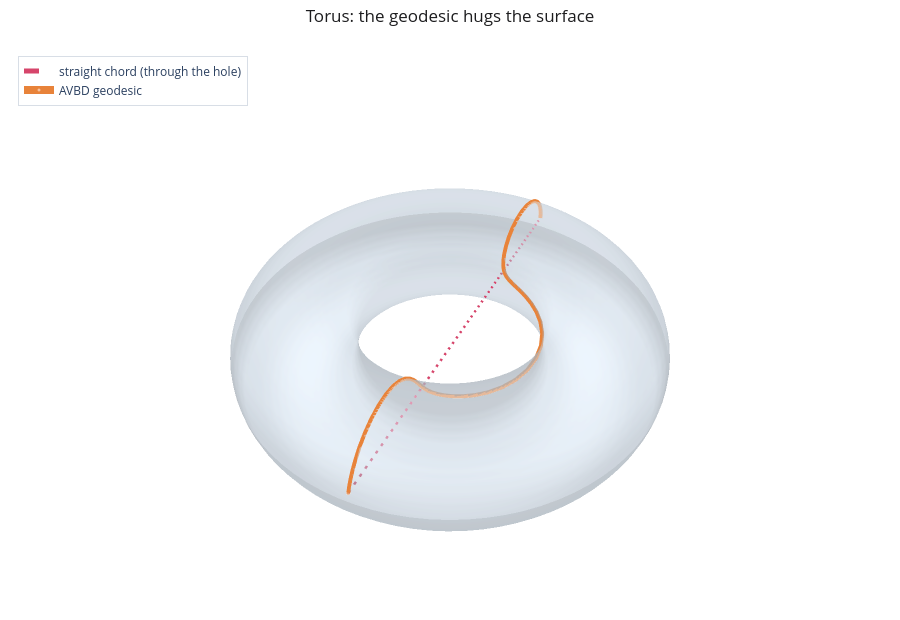

The notebook cell this image was saved under:
### Markdown cell above
## 3. Torus: a domain with mixed curvature

The torus has positive curvature on the outer rim and negative curvature in the inner throat, so its
geodesics are not obvious. The straight chord between two outer-equator points passes through the central
hole; AVBD relaxes onto the surface geodesic.

### Code cell
torus = Torus(major_R=2.0, minor_r=0.8)
tmetric = Euclidean(torus)


def torus_pt(u, v):
    return jnp.array([(torus.R + torus.r * jnp.cos(v)) * jnp.cos(u),
                      (torus.R + torus.r * jnp.cos(v)) * jnp.sin(u),
                      torus.r * jnp.sin(v)])


a = torus_pt(0.4, 0.2)
b = torus_pt(3.4, 0.2)
traj = AVBDSolver(step_size=0.02, iterations=500).solve(tmetric, a, b, n_steps=60, key=key)
T = np.array(traj.xs)
rho = np.sqrt(T[:, 0]**2 + T[:, 1]**2)
print("max distance of path off the torus surface:",
      float(np.max(np.abs(np.sqrt((rho - torus.R)**2 + T[:, 2]**2) - torus.r))))

uu, vv = np.mgrid[0:2*np.pi:90j, 0:2*np.pi:45j]
sx = (torus.R + torus.r * np.cos(vv)) * np.cos(uu)
sy = (torus.R + torus.r * np.cos(vv)) * np.sin(uu)
sz = torus.r * np.sin(vv)
chord = np.linspace(np.array(a), np.array(b), 60)
fig = go.Figure()
fig.add_trace(plotly_surface(sx, sy, sz, opacity=0.5))
fig.add_trace(plotly_path(chord, color=PALETTE["rose"], name="straight chord (through the hole)",
                          width=5, dash="dash", show_start=False))
fig.add_trace(plotly_path(traj.xs, color=PALETTE["accent"], name="AVBD geodesic", width=8))
plotly_layout(fig, "Torus: the geodesic hugs the surface", eye=(1.2, 1.2, 1.6))
fig.show()

### Figure 1 — Plotly figure (JSON) as saved in the notebook; plotly's stock layout.template omitted (floating-point values rounded to 4 significant figures; data arrays with more than 128 entries replaced by an {"elided": "..."} marker saying what was removed)
{"data": [{"colorscale": [[0.0, "#cdd8e3"], [1.0, "#cdd8e3"]], "hoverinfo": "skip", "lighting": {"ambient": 0.75, "diffuse": 0.5, "specular": 0.08}, "opacity": 0.5, "showscale": false, "type": "surface", "x": {"elided": "90x45 float values"}, "y": {"elided": "90x45 float values"}, "z": {"elided": "90x45 float values"}}, {"line": {"color": "#d6456b", "dash": "dash", "width": 5}, "mode": "lines", "name": "straight chord (through the hole)", "showlegend": true, "type": "scatter3d", "x": [2.564, 2.475, 2.386, 2.297, 2.208, 2.119, 2.03, 1.941, 1.852, 1.763, 1.673, 1.584, 1.495, 1.406, 1.317, 1.228, 1.139, 1.05, 0.9608, 0.8717, 0.7826, 0.6935, 0.6045, 0.5154, 0.4263, 0.3372, 0.2481, 0.159, 0.06996, -0.01913, -0.1082, -0.1973, -0.2864, -0.3755, -0.4645, -0.5536, -0.6427, -0.7318, -0.8209, -0.91, -0.999, -1.088, -1.177, -1.266, -1.355, -1.444, -1.534, -1.623, -1.712, -1.801, -1.89, -1.979, -2.068, -2.157, -2.246, -2.335, -2.424, -2.513, -2.603, -2.692], "y": [1.084, 1.054, 1.023, 0.9929, 0.9624, 0.932, 0.9016, 0.8711, 0.8407, 0.8103, 0.7798, 0.7494, 0.719, 0.6885, 0.6581, 0.6277, 0.5972, 0.5668, 0.5364, 0.5059, 0.4755, 0.445, 0.4146, 0.3842, 0.3537, 0.3233, 0.2929, 0.2624, 0.232, 0.2016, 0.1711, 0.1407, 0.1103, 0.07984, 0.04941, 0.01897, -0.01146, -0.04189, -0.07233, -0.1028, -0.1332, -0.1636, -0.1941, -0.2245, -0.2549, -0.2854, -0.3158, -0.3462, -0.3767, -0.4071, -0.4375, -0.468, -0.4984, -0.5288, -0.5593, -0.5897, -0.6201, -0.6506, -0.681, -0.7114], "z": [0.1589, 0.1589, 0.1589, 0.1589, 0.1589, 0.1589, 0.1589, 0.1589, 0.1589, 0.1589, 0.1589, 0.1589, 0.1589, 0.1589, 0.1589, 0.1589, 0.1589, 0.1589, 0.1589, 0.1589, 0.1589, 0.1589, 0.1589, 0.1589, 0.1589, 0.1589, 0.1589, 0.1589, 0.1589, 0.1589, 0.1589, 0.1589, 0.1589, 0.1589, 0.1589, 0.1589, 0.1589, 0.1589, 0.1589, 0.1589, 0.1589, 0.1589, 0.1589, 0.1589, 0.1589, 0.1589, 0.1589, 0.1589, 0.1589, 0.1589, 0.1589, 0.1589, 0.1589, 0.1589, 0.1589, 0.1589, 0.1589, 0.1589, 0.1589, 0.1589]}, {"line": {"color": "#e8833a", "width": 8}, "marker": {"color": "#e8833a", "size": [5, 0, 0, 0, 0, 0, 0, 0, 0, 0, 0, 0, 0, 0, 0, 0, 0, 0, 0, 0, 0, 0, 0, 0, 0, 0, 0, 0, 0, 0, 0, 0, 0, 0, 0, 0, 0, 0, 0, 0, 0, 0, 0, 0, 0, 0, 0, 0, 0, 0, 0, 0, 0, 0, 0, 0, 0, 0, 0, 0, 0]}, "mode": "lines+markers", "name": "AVBD geodesic", "showlegend": true, "type": "scatter3d", "x": [2.564, 2.54, 2.506, 2.457, 2.39, 2.301, 2.188, 2.053, 1.901, 1.744, 1.593, 1.459, 1.347, 1.259, 1.193, 1.144, 1.107, 1.078, 1.051, 1.023, 0.9912, 0.9514, 0.8993, 0.83, 0.7381, 0.6183, 0.4667, 0.2829, 0.07129, -0.1576, -0.3883, -0.6039, -0.7902, -0.9385, -1.047, -1.121, -1.166, -1.192, -1.205, -1.211, -1.213, -1.216, -1.22, -1.229, -1.245, -1.272, -1.313, -1.375, -1.461, -1.574, -1.711, -1.866, -2.028, -2.184, -2.323, -2.438, -2.527, -2.593, -2.64, -2.671, -2.692], "y": [1.084, 1.082, 1.075, 1.062, 1.041, 1.01, 0.9681, 0.9161, 0.8568, 0.7949, 0.7361, 0.6852, 0.6456, 0.6184, 0.6031, 0.5985, 0.603, 0.6155, 0.6357, 0.6639, 0.701, 0.7481, 0.806, 0.8745, 0.9515, 1.032, 1.108, 1.168, 1.199, 1.191, 1.137, 1.039, 0.9053, 0.7511, 0.5911, 0.4382, 0.3012, 0.1841, 0.08758, 0.009968, -0.05151, -0.1001, -0.139, -0.171, -0.1988, -0.2245, -0.2506, -0.2789, -0.3113, -0.3488, -0.3915, -0.4379, -0.4858, -0.532, -0.5741, -0.6103, -0.6402, -0.6642, -0.6834, -0.6989, -0.7114], "z": [0.1589, 0.2458, 0.3343, 0.4262, 0.5209, 0.6137, 0.697, 0.7607, 0.7954, 0.7956, 0.7616, 0.6994, 0.6194, 0.5324, 0.4476, 0.3711, 0.3059, 0.2526, 0.2099, 0.1762, 0.1494, 0.1279, 0.11, 0.09476, 0.08156, 0.07015, 0.06057, 0.05302, 0.04772, 0.04485, 0.04448, 0.04657, 0.05099, 0.0575, 0.06581, 0.07563, 0.08682, 0.09944, 0.1139, 0.1309, 0.1517, 0.1778, 0.211, 0.2534, 0.3065, 0.3715, 0.4479, 0.5326, 0.6195, 0.6995, 0.7616, 0.7957, 0.7954, 0.7606, 0.6969, 0.6136, 0.5208, 0.4261, 0.3342, 0.2458, 0.1589]}], "layout": {"height": 620, "legend": {"bgcolor": "rgba(255,255,255,0.6)", "bordercolor": "#d8dee6", "borderwidth": 1, "font": {"size": 12}, "x": 0.02, "y": 0.98}, "margin": {"b": 0, "l": 0, "r": 0, "t": 44}, "paper_bgcolor": "white", "scene": {"aspectmode": "data", "camera": {"eye": {"x": 1.2, "y": 1.2, "z": 1.6}}, "xaxis": {"showbackground": false, "showgrid": false, "showticklabels": false, "title": {"text": ""}, "visible": false, "zeroline": false}, "yaxis": {"showbackground": false, "showgrid": false, "showticklabels": false, "title": {"text": ""}, "visible": false, "zeroline": false}, "zaxis": {"showbackground": false, "showgrid": false, "showticklabels": false, "title": {"text": ""}, "visible": false, "zeroline": false}}, "title": {"font": {"color": "#1d1d1f", "size": 17}, "text": "Torus: the geodesic hugs the surface", "x": 0.5, "xanchor": "center"}}}
